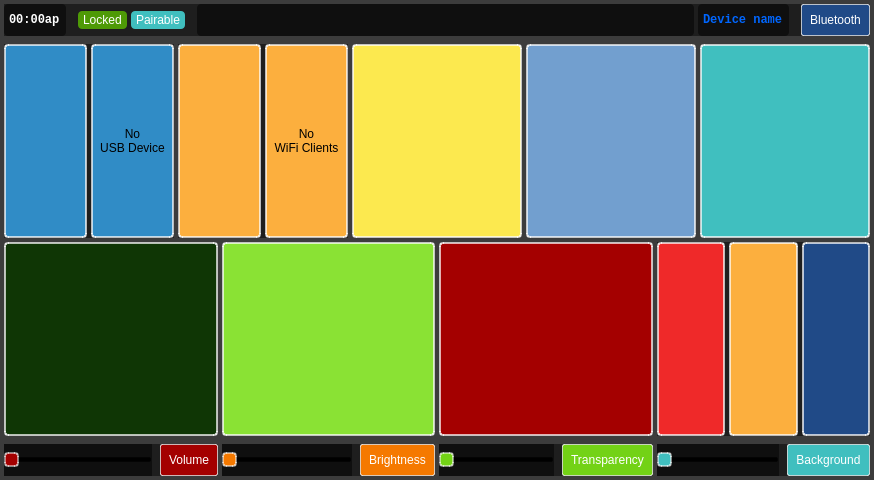
<?xml version="1.0" encoding="UTF-8"?>
<ui version="4.0">
 <class>MainWindow</class>
 <widget class="QMainWindow" name="MainWindow">
  <property name="geometry">
   <rect>
    <x>0</x>
    <y>0</y>
    <width>874</width>
    <height>480</height>
   </rect>
  </property>
  <property name="minimumSize">
   <size>
    <width>800</width>
    <height>480</height>
   </size>
  </property>
  <property name="styleSheet">
   <string notr="true">QMainWindow { background-image: url(':/black.png'); }</string>
  </property>
  <widget class="QWidget" name="MainWidget">
   <property name="styleSheet">
    <string notr="true">background-color: rgba(0, 0, 0, 0.5);</string>
   </property>
   <layout class="QVBoxLayout" name="_MainWidgetLayout">
    <property name="spacing">
     <number>0</number>
    </property>
    <property name="leftMargin">
     <number>0</number>
    </property>
    <property name="topMargin">
     <number>0</number>
    </property>
    <property name="rightMargin">
     <number>0</number>
    </property>
    <property name="bottomMargin">
     <number>0</number>
    </property>
    <item>
     <widget class="QWidget" name="_Header" native="true">
      <property name="styleSheet">
       <string notr="true"> .QPushButton { border: 1px solid rgba(255, 255, 255, 0.7); border-radius: 2px; color: rgb(255, 255, 255); padding: 8px; } .QLabel { color: rgb(255, 255, 255); }</string>
      </property>
      <layout class="QVBoxLayout" name="_HeaderLayout">
       <property name="spacing">
        <number>0</number>
       </property>
       <property name="leftMargin">
        <number>4</number>
       </property>
       <property name="topMargin">
        <number>4</number>
       </property>
       <property name="rightMargin">
        <number>4</number>
       </property>
       <property name="bottomMargin">
        <number>4</number>
       </property>
       <item>
        <widget class="QWidget" name="_HeaderTop" native="true">
         <property name="styleSheet">
          <string notr="true">QLabel { padding: 2px; border-radius: 4px; }</string>
         </property>
         <layout class="QHBoxLayout" name="_HeaderTopLayout">
          <property name="spacing">
           <number>4</number>
          </property>
          <property name="leftMargin">
           <number>0</number>
          </property>
          <property name="topMargin">
           <number>0</number>
          </property>
          <property name="rightMargin">
           <number>0</number>
          </property>
          <property name="bottomMargin">
           <number>0</number>
          </property>
          <item>
           <widget class="QLabel" name="Clock">
            <property name="styleSheet">
             <string notr="true">font-family: monospace; font-weight: bold; margin-right: 8px;</string>
            </property>
            <property name="text">
             <string>00:00ap</string>
            </property>
           </widget>
          </item>
          <item>
           <layout class="QHBoxLayout" name="Statuses">
            <property name="spacing">
             <number>4</number>
            </property>
            <property name="rightMargin">
             <number>8</number>
            </property>
            <item>
             <widget class="QLabel" name="Locked">
              <property name="sizePolicy">
               <sizepolicy hsizetype="Preferred" vsizetype="Fixed">
                <horstretch>0</horstretch>
                <verstretch>0</verstretch>
               </sizepolicy>
              </property>
              <property name="styleSheet">
               <string notr="true">background-color: rgba(78, 154, 6, 1);</string>
              </property>
              <property name="text">
               <string>Locked</string>
              </property>
             </widget>
            </item>
            <item>
             <widget class="QLabel" name="Pairable">
              <property name="sizePolicy">
               <sizepolicy hsizetype="Preferred" vsizetype="Fixed">
                <horstretch>0</horstretch>
                <verstretch>0</verstretch>
               </sizepolicy>
              </property>
              <property name="styleSheet">
               <string notr="true">background-color: rgba(64, 191, 191, 1);</string>
              </property>
              <property name="text">
               <string>Pairable</string>
              </property>
             </widget>
            </item>
           </layout>
          </item>
          <item>
           <widget class="QLabel" name="StatusMessage">
            <property name="sizePolicy">
             <sizepolicy hsizetype="Expanding" vsizetype="Preferred">
              <horstretch>0</horstretch>
              <verstretch>0</verstretch>
             </sizepolicy>
            </property>
            <property name="alignment">
             <set>Qt::AlignRight|Qt::AlignTrailing|Qt::AlignVCenter</set>
            </property>
           </widget>
          </item>
          <item>
           <widget class="QLabel" name="BluetoothDevice">
            <property name="font">
             <font>
              <family>monospace</family>
              <weight>75</weight>
              <bold>true</bold>
             </font>
            </property>
            <property name="styleSheet">
             <string notr="true">color: rgb(0, 102, 255); font-family: monospace; margin-right: 8px;</string>
            </property>
            <property name="text">
             <string>Device name</string>
            </property>
           </widget>
          </item>
          <item>
           <widget class="QPushButton" name="ButtonBluetooth">
            <property name="styleSheet">
             <string notr="true">background-color: rgba(32, 74, 135, 1);</string>
            </property>
            <property name="text">
             <string>Bluetooth</string>
            </property>
           </widget>
          </item>
         </layout>
        </widget>
       </item>
      </layout>
     </widget>
    </item>
    <item>
     <widget class="QWidget" name="_Tiles" native="true">
      <property name="styleSheet">
       <string notr="true">.QPushButton { border: 2px solid rgba(255, 255, 255, 0.7); border-radius: 4px; }</string>
      </property>
      <layout class="QGridLayout" name="_TilesLayout">
       <property name="leftMargin">
        <number>4</number>
       </property>
       <property name="topMargin">
        <number>4</number>
       </property>
       <property name="rightMargin">
        <number>4</number>
       </property>
       <property name="bottomMargin">
        <number>4</number>
       </property>
       <property name="spacing">
        <number>4</number>
       </property>
       <item row="0" column="0" colspan="2">
        <layout class="QHBoxLayout" name="_TilesTop">
         <property name="spacing">
          <number>4</number>
         </property>
         <item>
          <widget class="QWidget" name="UsbWidget" native="true">
           <property name="sizePolicy">
            <sizepolicy hsizetype="Expanding" vsizetype="Expanding">
             <horstretch>0</horstretch>
             <verstretch>0</verstretch>
            </sizepolicy>
           </property>
           <layout class="QHBoxLayout" name="_UsbLayout">
            <property name="spacing">
             <number>4</number>
            </property>
            <property name="leftMargin">
             <number>0</number>
            </property>
            <property name="topMargin">
             <number>0</number>
            </property>
            <property name="rightMargin">
             <number>0</number>
            </property>
            <property name="bottomMargin">
             <number>0</number>
            </property>
            <item>
             <widget class="QPushButton" name="ButtonAndroidAuto">
              <property name="sizePolicy">
               <sizepolicy hsizetype="Expanding" vsizetype="Expanding">
                <horstretch>0</horstretch>
                <verstretch>0</verstretch>
               </sizepolicy>
              </property>
              <property name="styleSheet">
               <string notr="true">background-color: rgba(48, 140, 198, 1);</string>
              </property>
              <property name="icon">
               <iconset>
                <normalon>:/aausb-hot.png</normalon>
               </iconset>
              </property>
              <property name="iconSize">
               <size>
                <width>50</width>
                <height>50</height>
               </size>
              </property>
             </widget>
            </item>
            <item>
             <widget class="QPushButton" name="ButtonNoDevice">
              <property name="sizePolicy">
               <sizepolicy hsizetype="Expanding" vsizetype="Expanding">
                <horstretch>0</horstretch>
                <verstretch>0</verstretch>
               </sizepolicy>
              </property>
              <property name="styleSheet">
               <string notr="true">background-color: rgba(48, 140, 198, 1);</string>
              </property>
              <property name="text">
               <string>No
USB Device</string>
              </property>
             </widget>
            </item>
           </layout>
          </widget>
         </item>
         <item>
          <widget class="QWidget" name="WifiWidget" native="true">
           <property name="sizePolicy">
            <sizepolicy hsizetype="Expanding" vsizetype="Expanding">
             <horstretch>0</horstretch>
             <verstretch>0</verstretch>
            </sizepolicy>
           </property>
           <layout class="QHBoxLayout" name="_WifiWidgetLayout">
            <property name="spacing">
             <number>4</number>
            </property>
            <property name="leftMargin">
             <number>0</number>
            </property>
            <property name="topMargin">
             <number>0</number>
            </property>
            <property name="rightMargin">
             <number>0</number>
            </property>
            <property name="bottomMargin">
             <number>0</number>
            </property>
            <item>
             <widget class="QPushButton" name="ButtonWifi">
              <property name="sizePolicy">
               <sizepolicy hsizetype="Expanding" vsizetype="Expanding">
                <horstretch>0</horstretch>
                <verstretch>0</verstretch>
               </sizepolicy>
              </property>
              <property name="styleSheet">
               <string notr="true">background-color: rgba(252, 175, 62, 1);</string>
              </property>
              <property name="text">
               <string/>
              </property>
              <property name="icon">
               <iconset>
                <normalon>:/aawifi-hot.png</normalon>
               </iconset>
              </property>
              <property name="iconSize">
               <size>
                <width>50</width>
                <height>50</height>
               </size>
              </property>
             </widget>
            </item>
            <item>
             <widget class="QPushButton" name="ButtonNoWifiDevice">
              <property name="sizePolicy">
               <sizepolicy hsizetype="Expanding" vsizetype="Expanding">
                <horstretch>0</horstretch>
                <verstretch>0</verstretch>
               </sizepolicy>
              </property>
              <property name="styleSheet">
               <string notr="true">background-color: rgba(252, 175, 62, 1);</string>
              </property>
              <property name="text">
               <string>No
WiFi Clients</string>
              </property>
             </widget>
            </item>
           </layout>
          </widget>
         </item>
         <item>
          <widget class="QPushButton" name="ButtonDay">
           <property name="sizePolicy">
            <sizepolicy hsizetype="Expanding" vsizetype="Expanding">
             <horstretch>0</horstretch>
             <verstretch>0</verstretch>
            </sizepolicy>
           </property>
           <property name="styleSheet">
            <string notr="true">background: rgba(252, 233, 79, 1);</string>
           </property>
           <property name="text">
            <string/>
           </property>
           <property name="icon">
            <iconset>
             <normalon>:/day-hot.png</normalon>
            </iconset>
           </property>
           <property name="iconSize">
            <size>
             <width>64</width>
             <height>64</height>
            </size>
           </property>
          </widget>
         </item>
         <item>
          <widget class="QPushButton" name="ButtonNight">
           <property name="sizePolicy">
            <sizepolicy hsizetype="Expanding" vsizetype="Expanding">
             <horstretch>0</horstretch>
             <verstretch>0</verstretch>
            </sizepolicy>
           </property>
           <property name="styleSheet">
            <string notr="true">background-color: rgba(114, 159, 207, 1);</string>
           </property>
           <property name="text">
            <string/>
           </property>
           <property name="icon">
            <iconset>
             <disabledon>:/night-hot.png</disabledon>
            </iconset>
           </property>
           <property name="iconSize">
            <size>
             <width>64</width>
             <height>64</height>
            </size>
           </property>
          </widget>
         </item>
         <item>
          <widget class="QPushButton" name="ButtonMute">
           <property name="sizePolicy">
            <sizepolicy hsizetype="Expanding" vsizetype="Expanding">
             <horstretch>0</horstretch>
             <verstretch>0</verstretch>
            </sizepolicy>
           </property>
           <property name="styleSheet">
            <string notr="true">background-color: rgba(64, 191, 191, 1);</string>
           </property>
           <property name="text">
            <string/>
           </property>
           <property name="icon">
            <iconset>
             <normalon>:/volume-hot.png</normalon>
            </iconset>
           </property>
           <property name="iconSize">
            <size>
             <width>64</width>
             <height>64</height>
            </size>
           </property>
          </widget>
         </item>
        </layout>
       </item>
       <item row="1" column="0" colspan="2">
        <layout class="QHBoxLayout" name="_TilesBottom">
         <property name="spacing">
          <number>4</number>
         </property>
         <property name="topMargin">
          <number>0</number>
         </property>
         <item>
          <widget class="QPushButton" name="ButtonLock">
           <property name="sizePolicy">
            <sizepolicy hsizetype="Expanding" vsizetype="Expanding">
             <horstretch>0</horstretch>
             <verstretch>0</verstretch>
            </sizepolicy>
           </property>
           <property name="styleSheet">
            <string notr="true">background-color: rgba(15, 54, 5, 1);</string>
           </property>
           <property name="icon">
            <iconset>
             <normalon>:/lock-hot.png</normalon>
            </iconset>
           </property>
           <property name="iconSize">
            <size>
             <width>64</width>
             <height>64</height>
            </size>
           </property>
          </widget>
         </item>
         <item>
          <widget class="QPushButton" name="ButtonSettings">
           <property name="sizePolicy">
            <sizepolicy hsizetype="Expanding" vsizetype="Expanding">
             <horstretch>0</horstretch>
             <verstretch>0</verstretch>
            </sizepolicy>
           </property>
           <property name="styleSheet">
            <string notr="true">background-color: rgba(138, 226, 52, 1);</string>
           </property>
           <property name="text">
            <string/>
           </property>
           <property name="icon">
            <iconset>
             <normalon>:/settings-hot.png</normalon>
            </iconset>
           </property>
           <property name="iconSize">
            <size>
             <width>64</width>
             <height>64</height>
            </size>
           </property>
          </widget>
         </item>
         <item>
          <widget class="QPushButton" name="ButtonPower">
           <property name="sizePolicy">
            <sizepolicy hsizetype="Expanding" vsizetype="Expanding">
             <horstretch>0</horstretch>
             <verstretch>0</verstretch>
            </sizepolicy>
           </property>
           <property name="styleSheet">
            <string notr="true">background-color: rgba(164, 0, 0, 1);</string>
           </property>
           <property name="text">
            <string/>
           </property>
           <property name="icon">
            <iconset>
             <normalon>:/power-hot.png</normalon>
            </iconset>
           </property>
           <property name="iconSize">
            <size>
             <width>64</width>
             <height>64</height>
            </size>
           </property>
          </widget>
         </item>
         <item>
          <widget class="QWidget" name="PowerMenu" native="true">
           <property name="sizePolicy">
            <sizepolicy hsizetype="Expanding" vsizetype="Expanding">
             <horstretch>0</horstretch>
             <verstretch>0</verstretch>
            </sizepolicy>
           </property>
           <layout class="QHBoxLayout" name="_TilesBackLayout">
            <property name="spacing">
             <number>4</number>
            </property>
            <property name="leftMargin">
             <number>0</number>
            </property>
            <property name="topMargin">
             <number>0</number>
            </property>
            <property name="rightMargin">
             <number>0</number>
            </property>
            <property name="bottomMargin">
             <number>0</number>
            </property>
            <item>
             <widget class="QPushButton" name="ButtonShutdown">
              <property name="sizePolicy">
               <sizepolicy hsizetype="Expanding" vsizetype="Expanding">
                <horstretch>0</horstretch>
                <verstretch>0</verstretch>
               </sizepolicy>
              </property>
              <property name="styleSheet">
               <string notr="true">background-color: rgba(239, 41, 41, 1);</string>
              </property>
              <property name="text">
               <string/>
              </property>
              <property name="icon">
               <iconset>
                <normalon>:/power-hot.png</normalon>
               </iconset>
              </property>
              <property name="iconSize">
               <size>
                <width>64</width>
                <height>64</height>
               </size>
              </property>
             </widget>
            </item>
            <item>
             <widget class="QPushButton" name="ButtonReboot">
              <property name="sizePolicy">
               <sizepolicy hsizetype="Expanding" vsizetype="Expanding">
                <horstretch>0</horstretch>
                <verstretch>0</verstretch>
               </sizepolicy>
              </property>
              <property name="styleSheet">
               <string notr="true">background-color: rgba(252, 175, 62, 1);</string>
              </property>
              <property name="text">
               <string/>
              </property>
              <property name="icon">
               <iconset>
                <normalon>:/reboot-hot.png</normalon>
               </iconset>
              </property>
              <property name="iconSize">
               <size>
                <width>64</width>
                <height>64</height>
               </size>
              </property>
             </widget>
            </item>
            <item>
             <widget class="QPushButton" name="ButtonBack">
              <property name="sizePolicy">
               <sizepolicy hsizetype="Expanding" vsizetype="Expanding">
                <horstretch>0</horstretch>
                <verstretch>0</verstretch>
               </sizepolicy>
              </property>
              <property name="styleSheet">
               <string notr="true">background-color: rgba(32, 74, 135, 1);</string>
              </property>
              <property name="text">
               <string/>
              </property>
              <property name="icon">
               <iconset>
                <normalon>:/back-hot.png</normalon>
               </iconset>
              </property>
              <property name="iconSize">
               <size>
                <width>64</width>
                <height>64</height>
               </size>
              </property>
             </widget>
            </item>
           </layout>
          </widget>
         </item>
        </layout>
       </item>
      </layout>
     </widget>
    </item>
    <item>
     <widget class="QWidget" name="_Sliders" native="true">
      <property name="styleSheet">
       <string notr="true"> .QPushButton { border: 1px solid rgba(255, 255, 255, 0.7); border-radius: 2px; color: rgb(255, 255, 255); padding: 8px; } .QLabel { color: rgb(255, 255, 255); }</string>
      </property>
      <layout class="QHBoxLayout" name="_SlidersLayout">
       <property name="spacing">
        <number>4</number>
       </property>
       <property name="leftMargin">
        <number>4</number>
       </property>
       <property name="topMargin">
        <number>4</number>
       </property>
       <property name="rightMargin">
        <number>4</number>
       </property>
       <property name="bottomMargin">
        <number>4</number>
       </property>
       <item>
        <widget class="QWidget" name="VolumeSlider" native="true">
         <layout class="QHBoxLayout" name="_VolumeSliderLayout">
          <property name="spacing">
           <number>8</number>
          </property>
          <property name="leftMargin">
           <number>0</number>
          </property>
          <property name="topMargin">
           <number>0</number>
          </property>
          <property name="rightMargin">
           <number>0</number>
          </property>
          <property name="bottomMargin">
           <number>0</number>
          </property>
          <item>
           <widget class="QSlider" name="SliderVolume">
            <property name="sizePolicy">
             <sizepolicy hsizetype="Expanding" vsizetype="Preferred">
              <horstretch>0</horstretch>
              <verstretch>0</verstretch>
             </sizepolicy>
            </property>
            <property name="styleSheet">
             <string notr="true">QSlider::handle:horizontal { background-color: rgba(164, 0, 0, 1); border: 2px solid rgba(255, 255, 255, 0.5); border-radius: 4px; }</string>
            </property>
            <property name="maximum">
             <number>100</number>
            </property>
            <property name="orientation">
             <enum>Qt::Horizontal</enum>
            </property>
           </widget>
          </item>
          <item>
           <widget class="QPushButton" name="ButtonVolume">
            <property name="styleSheet">
             <string notr="true">background-color: rgba(164, 0, 0, 1);</string>
            </property>
            <property name="text">
             <string>Volume</string>
            </property>
           </widget>
          </item>
         </layout>
        </widget>
       </item>
       <item>
        <widget class="QWidget" name="BrightnessSlider" native="true">
         <layout class="QHBoxLayout" name="_BrightnessSliderLayout">
          <property name="spacing">
           <number>8</number>
          </property>
          <property name="leftMargin">
           <number>0</number>
          </property>
          <property name="topMargin">
           <number>0</number>
          </property>
          <property name="rightMargin">
           <number>0</number>
          </property>
          <property name="bottomMargin">
           <number>0</number>
          </property>
          <item>
           <widget class="QSlider" name="SliderBrightness">
            <property name="sizePolicy">
             <sizepolicy hsizetype="Expanding" vsizetype="Preferred">
              <horstretch>0</horstretch>
              <verstretch>0</verstretch>
             </sizepolicy>
            </property>
            <property name="styleSheet">
             <string notr="true">QSlider::handle:horizontal { background-color: rgba(245, 121, 0, 1); border: 2px solid rgba(255, 255, 255, 0.5); border-radius: 4px; }</string>
            </property>
            <property name="minimum">
             <number>30</number>
            </property>
            <property name="maximum">
             <number>255</number>
            </property>
            <property name="singleStep">
             <number>25</number>
            </property>
            <property name="value">
             <number>30</number>
            </property>
            <property name="sliderPosition">
             <number>30</number>
            </property>
            <property name="orientation">
             <enum>Qt::Horizontal</enum>
            </property>
           </widget>
          </item>
          <item>
           <widget class="QPushButton" name="ButtonBrightness">
            <property name="styleSheet">
             <string notr="true">background-color: rgba(245, 121, 0, 1);</string>
            </property>
            <property name="text">
             <string>Brightness</string>
            </property>
           </widget>
          </item>
         </layout>
        </widget>
       </item>
       <item>
        <widget class="QWidget" name="TransparencySlider" native="true">
         <layout class="QHBoxLayout" name="_TransparencySliderLayout">
          <property name="spacing">
           <number>8</number>
          </property>
          <property name="leftMargin">
           <number>0</number>
          </property>
          <property name="topMargin">
           <number>0</number>
          </property>
          <property name="rightMargin">
           <number>0</number>
          </property>
          <property name="bottomMargin">
           <number>0</number>
          </property>
          <item>
           <widget class="QSlider" name="SliderTransparency">
            <property name="sizePolicy">
             <sizepolicy hsizetype="Expanding" vsizetype="Preferred">
              <horstretch>0</horstretch>
              <verstretch>0</verstretch>
             </sizepolicy>
            </property>
            <property name="styleSheet">
             <string notr="true">QSlider::handle:horizontal { background-color: rgba(115, 210, 22, 1); border: 2px solid rgba(255, 255, 255, 0.5); border-radius: 4px; }</string>
            </property>
            <property name="minimum">
             <number>30</number>
            </property>
            <property name="maximum">
             <number>255</number>
            </property>
            <property name="singleStep">
             <number>25</number>
            </property>
            <property name="value">
             <number>30</number>
            </property>
            <property name="sliderPosition">
             <number>30</number>
            </property>
            <property name="orientation">
             <enum>Qt::Horizontal</enum>
            </property>
           </widget>
          </item>
          <item>
           <widget class="QPushButton" name="ButtonTransparency">
            <property name="styleSheet">
             <string notr="true">background-color: rgba(115, 210, 22, 1);</string>
            </property>
            <property name="text">
             <string>Transparency</string>
            </property>
           </widget>
          </item>
         </layout>
        </widget>
       </item>
       <item>
        <widget class="QWidget" name="BackgroundSlider" native="true">
         <layout class="QHBoxLayout" name="_BackgroundSliderLayout">
          <property name="spacing">
           <number>8</number>
          </property>
          <property name="leftMargin">
           <number>0</number>
          </property>
          <property name="topMargin">
           <number>0</number>
          </property>
          <property name="rightMargin">
           <number>0</number>
          </property>
          <property name="bottomMargin">
           <number>0</number>
          </property>
          <item>
           <widget class="QSlider" name="SliderBackground">
            <property name="sizePolicy">
             <sizepolicy hsizetype="Expanding" vsizetype="Preferred">
              <horstretch>0</horstretch>
              <verstretch>0</verstretch>
             </sizepolicy>
            </property>
            <property name="styleSheet">
             <string notr="true">QSlider::handle:horizontal { background-color: rgba(64, 191, 191, 1); border: 2px solid rgba(255, 255, 255, 0.5); border-radius: 4px; }</string>
            </property>
            <property name="minimum">
             <number>30</number>
            </property>
            <property name="maximum">
             <number>255</number>
            </property>
            <property name="singleStep">
             <number>25</number>
            </property>
            <property name="value">
             <number>30</number>
            </property>
            <property name="sliderPosition">
             <number>30</number>
            </property>
            <property name="orientation">
             <enum>Qt::Horizontal</enum>
            </property>
           </widget>
          </item>
          <item>
           <widget class="QPushButton" name="ButtonBackground">
            <property name="styleSheet">
             <string notr="true">background-color: rgba(64, 191, 191, 1);</string>
            </property>
            <property name="text">
             <string>Background</string>
            </property>
           </widget>
          </item>
         </layout>
        </widget>
       </item>
      </layout>
     </widget>
    </item>
   </layout>
  </widget>
 </widget>
 <layoutdefault spacing="6" margin="11"/>
 <resources/>
 <connections/>
</ui>
